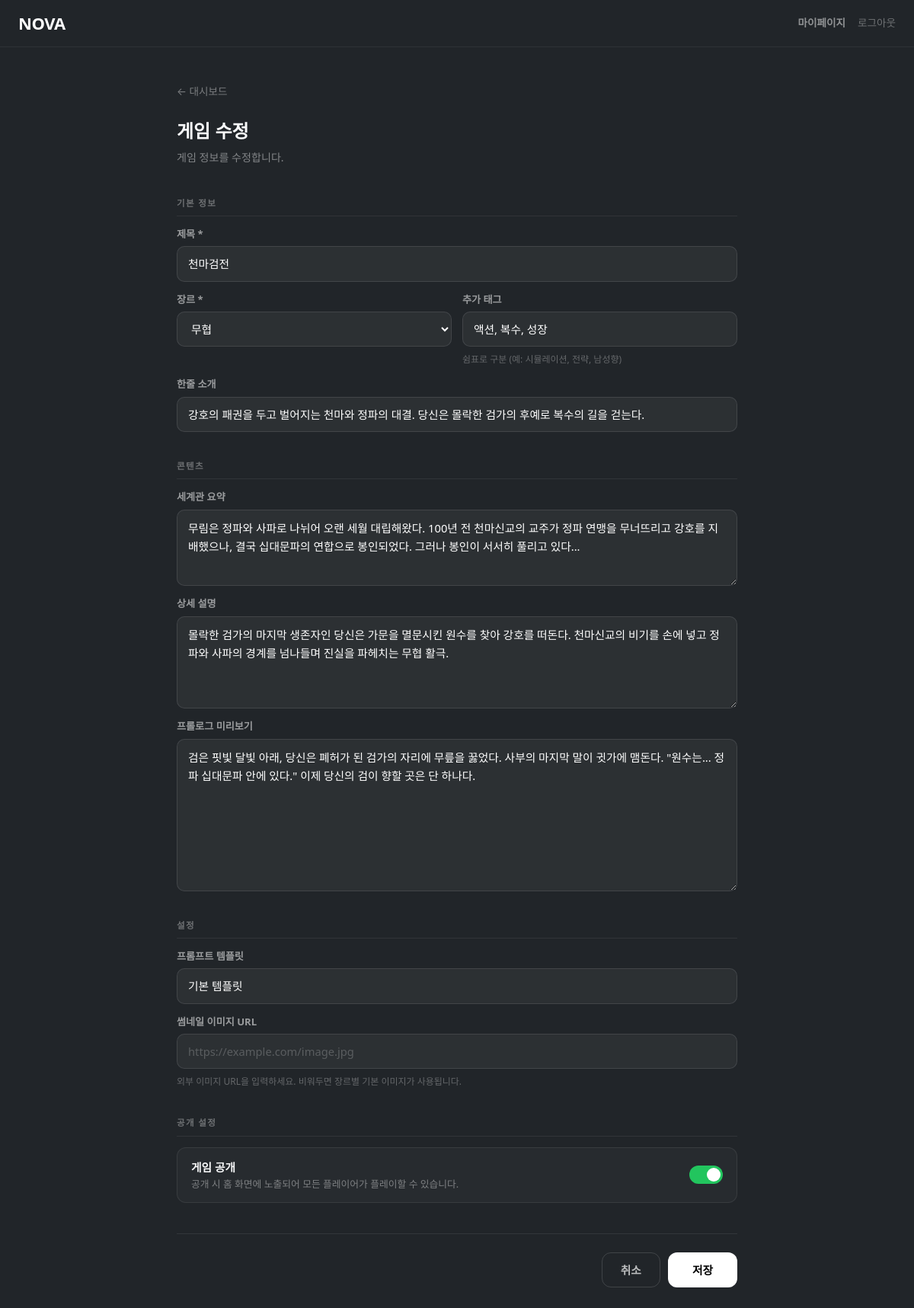
The page /gamebuilder/7/edit/ (signed in) on the database its author committed.
### gamebuilder/models.py (models this page shows, shortened)
class Game(models.Model):
    title = models.CharField(max_length=100)
    genre = models.CharField(max_length=20, choices=GENRE_CHOICES)
    extra_tags = models.JSONField(default=list, blank=True)
    description = models.CharField(max_length=300, blank=True)
    world_setting = models.TextField(blank=True)   # 모달 세계관 요약
    detailed_desc = models.TextField(blank=True)   # 상세 페이지 설명
    prologue = models.TextField(blank=True)        # 프롤로그 미리보기
    prompt_template = models.CharField(max_length=100, blank=True, default="기본 템플릿")
    thumb_url = models.CharField(max_length=500, blank=True)
    play_count = models.PositiveIntegerField(default=0)
    like_count = models.PositiveIntegerField(default=0)
    is_published = models.BooleanField(default=False)
    created_by = models.ForeignKey(
        settings.AUTH_USER_MODEL,
        on_delete=models.CASCADE,
        related_name="created_games",
    )
    created_at = models.DateTimeField(auto_now_add=True)
    updated_at = models.DateTimeField(auto_now=True)

### gamebuilder/views.py (the view)
# urls.py: path("<int:pk>/edit/", views.game_edit, name="edit"),
@login_required
def game_edit(request, pk):
    game = get_object_or_404(Game, pk=pk, created_by=request.user)
    if request.method == "POST":
        return _save_game(request, game=game)
    return render(request, "gamebuilder/edit.html", {
        "game": game,
        "genres": [c[0] for c in GENRE_CHOICES],
        "is_new": False,
        "extra_tags_str": ", ".join(game.extra_tags or []),
    })

### templates/gamebuilder/edit.html (shortened to what this page needs)
{% extends "base.html" %}
{% block content %}
<div class="ed-wrap">
  <a href="{% url 'gamebuilder:dashboard' %}" style="font-size:.85rem; color:rgba(255,255,255,0.4); text-decoration:none; display:block; margin-bottom:24px;">← 대시보드</a>
  <div class="ed-header">
    <div class="ed-title">{% if is_new %}새 게임 만들기{% else %}게임 수정{% endif %}</div>
    <div class="ed-subtitle">{% if is_new %}새로운 게임을 만들고 플레이어들과 공유하세요.{% else %}게임 정보를 수정합니다.{% endif %}</div>
  </div>
  <form method="post">
    <div class="ed-section">
      <div class="ed-section-label">기본 정보</div>
      <div class="field-group">
        <div class="field">
          <label>제목 *</label>
          <input type="text" name="title" value="{{ game.title|default:'' }}" placeholder="게임 제목을 입력하세요" maxlength="100" required>
        </div>
        <div class="field-row">
          <div class="field">
            <label>장르 *</label>
            <select name="genre" required>
              {% for g in genres %}
              <option value="{{ g }}" {% if game.genre == g %}selected{% endif %}>{{ g }}</option>
              {% endfor %}
            </select>
          </div>
          <div class="field">
            <label>추가 태그</label>
            <input type="text" name="extra_tags" value="{{ extra_tags_str|default:'' }}" placeholder="태그1, 태그2, 태그3">
            <div class="field-hint">쉼표로 구분 (예: 시뮬레이션, 전략, 남성향)</div>
          </div>
        </div>
        <div class="field">
          <label>한줄 소개</label>
          <input type="text" name="description" value="{{ game.description|default:'' }}" placeholder="카드에 표시되는 짧은 소개" maxlength="300">
        </div>
      </div>
    </div>
    <div class="ed-section">
      <div class="ed-section-label">콘텐츠</div>
      <div class="field-group">
        <div class="field">
          <label>세계관 요약</label>
          <textarea name="world_setting" rows="3" placeholder="게임 선택 팝업에 표시되는 세계관 요약 (2~4문장)">{{ game.world_setting|default:'' }}</textarea>
        </div>
        <div class="field">
          <label>상세 설명</label>
          <textarea name="detailed_desc" rows="4" placeholder="상세 페이지에 표시되는 긴 설명">{{ game.detailed_desc|default:'' }}</textarea>
        </div>
        <div class="field">
          <label>프롤로그 미리보기</label>
          <textarea name="prologue" class="prologue" placeholder="게임 시작 전 보여줄 프롤로그. 줄바꿈이 그대로 적용됩니다.">{{ game.prologue|default:'' }}</textarea>
        </div>
      </div>
    </div>
    <div class="ed-section">
      <div class="ed-section-label">설정</div>
      <div class="field-group">
        <div class="field">
          <label>프롬프트 템플릿</label>
          <input type="text" name="prompt_template" value="{{ game.prompt_template|default:'기본 템플릿' }}" placeholder="기본 템플릿">
        </div>
        <div class="field">
          <label>썸네일 이미지 URL</label>
          <input type="url" name="thumb_url" value="{{ game.thumb_url|default:'' }}" placeholder="https://example.com/image.jpg">
          <div class="field-hint">외부 이미지 URL을 입력하세요. 비워두면 장르별 기본 이미지가 사용됩니다.</div>
        </div>
      </div>
    </div>
    <div class="ed-section">
      <div class="ed-section-label">공개 설정</div>
      <div class="toggle-row">
        <div>
          <div class="toggle-label">게임 공개</div>
          <div class="toggle-desc">공개 시 홈 화면에 노출되어 모든 플레이어가 플레이할 수 있습니다.</div>
        </div>
        <label class="toggle-switch">
          <span class="toggle-track"></span>
        </label>
      </div>
    </div>
    <div class="ed-actions">
      <a href="{% url 'gamebuilder:dashboard' %}" class="btn-cancel">취소</a>
      <button type="submit" class="btn-save">저장</button>
    </div>
  </form>
</div>
{% endblock %}

### templates/gamebuilder/edit.html (style rules this page uses)
.ed-wrap { max-width: 800px; margin: 0 auto; padding: 48px 32px 80px; }
.ed-header { margin-bottom: 40px; }
.ed-title { font-size: 1.5rem; font-weight: 900; margin-bottom: 6px; }
.ed-subtitle { font-size: .88rem; opacity: .45; }
.ed-section { margin-bottom: 36px; }
.ed-section-label { font-size: .72rem; font-weight: 800; letter-spacing: .12em; text-transform: uppercase; color: rgba(255,255,255,0.35); margin-bottom: 14px; padding-bottom: 8px; border-bottom: 1px solid rgba(255,255,255,0.07); }
.field-group { display: flex; flex-direction: column; gap: 14px; }
.field-row { display: grid; grid-template-columns: 1fr 1fr; gap: 14px; }
.field { display: flex; flex-direction: column; gap: 6px; }
.field label { font-size: .82rem; font-weight: 700; color: rgba(255,255,255,0.55); }
.field input, .field select, .field textarea { background: rgba(255,255,255,0.05); border: 1px solid rgba(255,255,255,0.10); border-radius: 10px; padding: 11px 14px; color: #fff; font-size: .92rem; outline: none; transition: border-color .14s; width: 100%; box-sizing: border-box; }
.field input::placeholder, .field textarea::placeholder { color: rgba(255,255,255,0.22); }
.field select option { background: #1a1f2e; }
.field textarea { resize: vertical; min-height: 100px; line-height: 1.65; }
.field textarea.prologue { min-height: 200px; font-family: inherit; }
.field-hint { font-size: .75rem; color: rgba(255,255,255,0.3); margin-top: 2px; }
.toggle-row { display: flex; align-items: center; justify-content: space-between; background: rgba(255,255,255,0.03); border: 1px solid rgba(255,255,255,0.08); border-radius: 12px; padding: 14px 18px; }
.toggle-label { font-size: .92rem; font-weight: 700; }
.toggle-desc { font-size: .8rem; color: rgba(255,255,255,0.4); margin-top: 2px; }
.toggle-switch { position: relative; width: 44px; height: 24px; flex-shrink: 0; }
.toggle-track { position: absolute; inset: 0; background: rgba(255,255,255,0.12); border-radius: 999px; cursor: pointer; transition: background .18s; }
.toggle-track::after { content: ""; position: absolute; top: 3px; left: 3px; width: 18px; height: 18px; background: #fff; border-radius: 999px; transition: transform .18s; }
.toggle-switch input:checked + .toggle-track { background: #22c55e; }
.toggle-switch input:checked + .toggle-track::after { transform: translateX(20px); }
.ed-actions { display: flex; gap: 10px; justify-content: flex-end; margin-top: 40px; padding-top: 24px; border-top: 1px solid rgba(255,255,255,0.08); }
.btn-cancel { padding: 11px 24px; border-radius: 12px; border: 1px solid rgba(255,255,255,0.14); background: transparent; color: rgba(255,255,255,0.7); font-size: .92rem; font-weight: 700; text-decoration: none; cursor: pointer; transition: background .12s; }
.btn-save { padding: 11px 32px; border-radius: 12px; border: none; background: #fff; color: #000; font-size: .92rem; font-weight: 800; cursor: pointer; transition: background .12s; }

### rows shown on the page
Game: title "천마검전", genre "무협", description "강호의 패권을 두고 벌어지는 천마와 정파의 대결. 당신은 몰락한 검가의 후예로 복수의 길을 걷는다.", world_setting "무림은 정파와 사파로 나뉘어 오랜 세월 대립해왔다. 100년 전 천마신교의 교주가 정파 연맹을 무너뜨리고 강호를 지배했으나, 결국 십대문파의 연합으로 봉인되었다. 그러나 봉인이 서서히 풀리고 있다...", detailed_desc "몰락한 검가의 마지막 생존자인 당신은 가문을 멸문시킨 원수를 찾아 강호를 떠돈다. 천마신교의 비기를 손에 넣고 정파와 사파의 경계를 넘나들며 진실을 파헤치는 무협 활극.", prologue "검은 핏빛 달빛 아래, 당신은 폐허가 된 검가의 자리에 무릎을 꿇었다. 사부의 마지막 말이 귓가에 맴돈다. \"원수는... 정파 십대문파 안에 있다.\" 이제 당신의 검이 향할 곳은 단 하나다.", prompt_template "기본 템플릿"
